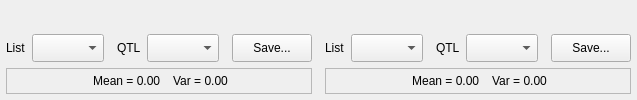
                <widget class="QWidget" name="graphsTab6">
                 <attribute name="title">
                  <string>Graphs</string>
                 </attribute>
                 <layout class="QHBoxLayout" name="graphTabHLayout6_2">
                  <property name="margin">
                   <number>6</number>
                  </property>
                  <item>
                   <layout class="QHBoxLayout" name="graphTabHLayout6">
                    <property name="spacing">
                     <number>0</number>
                    </property>
                    <item>
                     <layout class="QVBoxLayout" name="graphLeftVLayout6">
                      <item>
                       <widget class="QwtPlot" name="graphLeftQwtPlot6">
                        <property name="sizePolicy">
                         <sizepolicy hsizetype="MinimumExpanding" vsizetype="MinimumExpanding">
                          <horstretch>0</horstretch>
                          <verstretch>0</verstretch>
                         </sizepolicy>
                        </property>
                       </widget>
                      </item>
                      <item>
                       <spacer name="graphLeftMiddleVSpacer6">
                        <property name="orientation">
                         <enum>Qt::Vertical</enum>
                        </property>
                        <property name="sizeType">
                         <enum>QSizePolicy::Fixed</enum>
                        </property>
                        <property name="sizeHint" stdset="0">
                         <size>
                          <width>30</width>
                          <height>10</height>
                         </size>
                        </property>
                       </spacer>
                      </item>
                      <item>
                       <layout class="QHBoxLayout" name="graphLeftQtlHLayout6">
                        <property name="spacing">
                         <number>0</number>
                        </property>
                        <item>
                         <spacer name="graphLeftQtlLeftHSpacer6">
                          <property name="orientation">
                           <enum>Qt::Horizontal</enum>
                          </property>
                          <property name="sizeType">
                           <enum>QSizePolicy::Fixed</enum>
                          </property>
                          <property name="sizeHint" stdset="0">
                           <size>
                            <width>0</width>
                            <height>20</height>
                           </size>
                          </property>
                         </spacer>
                        </item>
                        <item>
                         <widget class="QLabel" name="graphLeftListLabel6">
                          <property name="minimumSize">
                           <size>
                            <width>0</width>
                            <height>28</height>
                           </size>
                          </property>
                          <property name="maximumSize">
                           <size>
                            <width>16777215</width>
                            <height>28</height>
                           </size>
                          </property>
                          <property name="text">
                           <string>List</string>
                          </property>
                         </widget>
                        </item>
                        <item>
                         <spacer name="graphLeftListHSpacer6">
                          <property name="orientation">
                           <enum>Qt::Horizontal</enum>
                          </property>
                          <property name="sizeType">
                           <enum>QSizePolicy::Fixed</enum>
                          </property>
                          <property name="sizeHint" stdset="0">
                           <size>
                            <width>6</width>
                            <height>20</height>
                           </size>
                          </property>
                         </spacer>
                        </item>
                        <item>
                         <widget class="QComboBox" name="graphLeftListComboBox6">
                          <property name="minimumSize">
                           <size>
                            <width>0</width>
                            <height>28</height>
                           </size>
                          </property>
                          <property name="maximumSize">
                           <size>
                            <width>16777215</width>
                            <height>28</height>
                           </size>
                          </property>
                         </widget>
                        </item>
                        <item>
                         <spacer name="graphLeftMiddleHSpacer6">
                          <property name="orientation">
                           <enum>Qt::Horizontal</enum>
                          </property>
                          <property name="sizeType">
                           <enum>QSizePolicy::Fixed</enum>
                          </property>
                          <property name="sizeHint" stdset="0">
                           <size>
                            <width>13</width>
                            <height>20</height>
                           </size>
                          </property>
                         </spacer>
                        </item>
                        <item>
                         <widget class="QLabel" name="graphLeftQtlLabel6">
                          <property name="minimumSize">
                           <size>
                            <width>0</width>
                            <height>28</height>
                           </size>
                          </property>
                          <property name="maximumSize">
                           <size>
                            <width>16777215</width>
                            <height>28</height>
                           </size>
                          </property>
                          <property name="text">
                           <string>QTL</string>
                          </property>
                         </widget>
                        </item>
                        <item>
                         <spacer name="graphLeftQtlMiddleHSpacer6">
                          <property name="orientation">
                           <enum>Qt::Horizontal</enum>
                          </property>
                          <property name="sizeType">
                           <enum>QSizePolicy::Fixed</enum>
                          </property>
                          <property name="sizeHint" stdset="0">
                           <size>
                            <width>6</width>
                            <height>20</height>
                           </size>
                          </property>
                         </spacer>
                        </item>
                        <item>
                         <widget class="QComboBox" name="graphLeftQtlComboBox6">
                          <property name="minimumSize">
                           <size>
                            <width>0</width>
                            <height>28</height>
                           </size>
                          </property>
                          <property name="maximumSize">
                           <size>
                            <width>16777215</width>
                            <height>28</height>
                           </size>
                          </property>
                         </widget>
                        </item>
                        <item>
                         <spacer name="graphLeftRightHSpacer6">
                          <property name="orientation">
                           <enum>Qt::Horizontal</enum>
                          </property>
                          <property name="sizeType">
                           <enum>QSizePolicy::MinimumExpanding</enum>
                          </property>
                          <property name="sizeHint" stdset="0">
                           <size>
                            <width>13</width>
                            <height>20</height>
                           </size>
                          </property>
                         </spacer>
                        </item>
                        <item>
                         <widget class="QPushButton" name="graphLeftSavePushButton6">
                          <property name="minimumSize">
                           <size>
                            <width>0</width>
                            <height>28</height>
                           </size>
                          </property>
                          <property name="maximumSize">
                           <size>
                            <width>16777215</width>
                            <height>28</height>
                           </size>
                          </property>
                          <property name="text">
                           <string>Save...</string>
                          </property>
                         </widget>
                        </item>
                        <item>
                         <spacer name="graphLeftQtlRightHSpacer6">
                          <property name="orientation">
                           <enum>Qt::Horizontal</enum>
                          </property>
                          <property name="sizeType">
                           <enum>QSizePolicy::Fixed</enum>
                          </property>
                          <property name="sizeHint" stdset="0">
                           <size>
                            <width>0</width>
                            <height>20</height>
                           </size>
                          </property>
                         </spacer>
                        </item>
                       </layout>
                      </item>
                      <item>
                       <spacer name="graphLeftBottomVSpacer6">
                        <property name="orientation">
                         <enum>Qt::Vertical</enum>
                        </property>
                        <property name="sizeType">
                         <enum>QSizePolicy::Fixed</enum>
                        </property>
                        <property name="sizeHint" stdset="0">
                         <size>
                          <width>20</width>
                          <height>6</height>
                         </size>
                        </property>
                       </spacer>
                      </item>
                      <item>
                       <layout class="QHBoxLayout" name="graphLeftMeanVarHLayout6">
                        <property name="spacing">
                         <number>0</number>
                        </property>
                        <item>
                         <widget class="QLabel" name="graphLeftMeanLabel6">
                          <property name="minimumSize">
                           <size>
                            <width>0</width>
                            <height>26</height>
                           </size>
                          </property>
                          <property name="maximumSize">
                           <size>
                            <width>16777215</width>
                            <height>26</height>
                           </size>
                          </property>
                          <property name="frameShape">
                           <enum>QFrame::StyledPanel</enum>
                          </property>
                          <property name="text">
                           <string>&lt;!DOCTYPE HTML PUBLIC &quot;-//W3C//DTD HTML 4.0//EN&quot; &quot;http://www.w3.org/TR/REC-html40/strict.dtd&quot;&gt;
&lt;html&gt;&lt;head&gt;&lt;meta name=&quot;qrichtext&quot; content=&quot;1&quot; /&gt;&lt;style type=&quot;text/css&quot;&gt;
p, li { white-space: pre-wrap; }
&lt;/style&gt;&lt;/head&gt;&lt;body style=&quot; font-family:'Sans Serif'; font-size:9pt; font-weight:400; font-style:normal;&quot;&gt;
&lt;p align=&quot;center&quot; style=&quot; margin-top:0px; margin-bottom:0px; margin-left:0px; margin-right:0px; -qt-block-indent:0; text-indent:0px;&quot;&gt;Mean = 0.00	Var = 0.00&lt;/p&gt;&lt;/body&gt;&lt;/html&gt;</string>
                          </property>
                         </widget>
                        </item>
                       </layout>
                      </item>
                     </layout>
                    </item>
                    <item>
                     <spacer name="graphsMiddleHSpacer6">
                      <property name="orientation">
                       <enum>Qt::Horizontal</enum>
                      </property>
                      <property name="sizeType">
                       <enum>QSizePolicy::Fixed</enum>
                      </property>
                      <property name="sizeHint" stdset="0">
                       <size>
                        <width>13</width>
                        <height>10</height>
                       </size>
                      </property>
                     </spacer>
                    </item>
                    <item>
                     <layout class="QVBoxLayout" name="graphRightVLayout6">
                      <item>
                       <widget class="QwtPlot" name="graphRightQwtPlot6"/>
                      </item>
                      <item>
                       <spacer name="graphRightMiddleVSpacer6">
                        <property name="orientation">
                         <enum>Qt::Vertical</enum>
                        </property>
                        <property name="sizeType">
                         <enum>QSizePolicy::Fixed</enum>
                        </property>
                        <property name="sizeHint" stdset="0">
                         <size>
                          <width>30</width>
                          <height>10</height>
                         </size>
                        </property>
                       </spacer>
                      </item>
                      <item>
                       <layout class="QHBoxLayout" name="graphRightParamsHLayout6">
                        <property name="spacing">
                         <number>0</number>
                        </property>
                        <item>
                         <widget class="QLabel" name="graphRightListLabel6">
                          <property name="minimumSize">
                           <size>
                            <width>0</width>
                            <height>28</height>
                           </size>
                          </property>
                          <property name="maximumSize">
                           <size>
                            <width>16777215</width>
                            <height>28</height>
                           </size>
                          </property>
                          <property name="text">
                           <string>List</string>
                          </property>
                         </widget>
                        </item>
                        <item>
                         <spacer name="graphRightListHSpacer6">
                          <property name="orientation">
                           <enum>Qt::Horizontal</enum>
                          </property>
                          <property name="sizeType">
                           <enum>QSizePolicy::Fixed</enum>
                          </property>
                          <property name="sizeHint" stdset="0">
                           <size>
                            <width>6</width>
                            <height>20</height>
                           </size>
                          </property>
                         </spacer>
                        </item>
                        <item>
                         <widget class="QComboBox" name="graphRightListComboBox6">
                          <property name="minimumSize">
                           <size>
                            <width>0</width>
                            <height>28</height>
                           </size>
                          </property>
                          <property name="maximumSize">
                           <size>
                            <width>16777215</width>
                            <height>28</height>
                           </size>
                          </property>
                          <property name="currentIndex">
                           <number>-1</number>
                          </property>
                         </widget>
                        </item>
                        <item>
                         <spacer name="graphRightMiddleHSpacer6">
                          <property name="orientation">
                           <enum>Qt::Horizontal</enum>
                          </property>
                          <property name="sizeType">
                           <enum>QSizePolicy::Fixed</enum>
                          </property>
                          <property name="sizeHint" stdset="0">
                           <size>
                            <width>13</width>
                            <height>20</height>
                           </size>
                          </property>
                         </spacer>
                        </item>
                        <item>
                         <widget class="QLabel" name="graphRightQtlLabel6">
                          <property name="minimumSize">
                           <size>
                            <width>0</width>
                            <height>28</height>
                           </size>
                          </property>
                          <property name="maximumSize">
                           <size>
                            <width>16777215</width>
                            <height>28</height>
                           </size>
                          </property>
                          <property name="text">
                           <string>QTL</string>
                          </property>
                         </widget>
                        </item>
                        <item>
                         <spacer name="graphRightQtlHSpacer6">
                          <property name="orientation">
                           <enum>Qt::Horizontal</enum>
                          </property>
                          <property name="sizeType">
                           <enum>QSizePolicy::Fixed</enum>
                          </property>
                          <property name="sizeHint" stdset="0">
                           <size>
                            <width>6</width>
                            <height>20</height>
                           </size>
                          </property>
                         </spacer>
                        </item>
                        <item>
                         <widget class="QComboBox" name="graphRightQtlComboBox6">
                          <property name="minimumSize">
                           <size>
                            <width>0</width>
                            <height>28</height>
                           </size>
                          </property>
                          <property name="maximumSize">
                           <size>
                            <width>16777215</width>
                            <height>28</height>
                           </size>
                          </property>
                         </widget>
                        </item>
                        <item>
                         <spacer name="graphRightQtlRightHSpacer6">
                          <property name="orientation">
                           <enum>Qt::Horizontal</enum>
                          </property>
                          <property name="sizeType">
                           <enum>QSizePolicy::MinimumExpanding</enum>
                          </property>
                          <property name="sizeHint" stdset="0">
                           <size>
                            <width>13</width>
                            <height>20</height>
                           </size>
                          </property>
                         </spacer>
                        </item>
                        <item>
                         <widget class="QPushButton" name="graphRightSavePushButton6">
                          <property name="minimumSize">
                           <size>
                            <width>0</width>
                            <height>28</height>
                           </size>
                          </property>
                          <property name="maximumSize">
                           <size>
                            <width>16777215</width>
                            <height>28</height>
                           </size>
                          </property>
                          <property name="text">
                           <string>Save...</string>
                          </property>
                         </widget>
                        </item>
                       </layout>
                      </item>
                      <item>
                       <spacer name="graphRightBottomVSpacer6">
                        <property name="orientation">
                         <enum>Qt::Vertical</enum>
                        </property>
                        <property name="sizeType">
                         <enum>QSizePolicy::Fixed</enum>
                        </property>
                        <property name="sizeHint" stdset="0">
                         <size>
                          <width>20</width>
                          <height>6</height>
                         </size>
                        </property>
                       </spacer>
                      </item>
                      <item>
                       <layout class="QHBoxLayout" name="meanVarHLayout6">
                        <property name="spacing">
                         <number>0</number>
                        </property>
                        <item>
                         <widget class="QLabel" name="graphRightMeanLabel6">
                          <property name="minimumSize">
                           <size>
                            <width>0</width>
                            <height>26</height>
                           </size>
                          </property>
                          <property name="maximumSize">
                           <size>
                            <width>16777215</width>
                            <height>26</height>
                           </size>
                          </property>
                          <property name="frameShape">
                           <enum>QFrame::StyledPanel</enum>
                          </property>
                          <property name="text">
                           <string>&lt;!DOCTYPE HTML PUBLIC &quot;-//W3C//DTD HTML 4.0//EN&quot; &quot;http://www.w3.org/TR/REC-html40/strict.dtd&quot;&gt;
&lt;html&gt;&lt;head&gt;&lt;meta name=&quot;qrichtext&quot; content=&quot;1&quot; /&gt;&lt;style type=&quot;text/css&quot;&gt;
p, li { white-space: pre-wrap; }
&lt;/style&gt;&lt;/head&gt;&lt;body style=&quot; font-family:'Sans Serif'; font-size:9pt; font-weight:400; font-style:normal;&quot;&gt;
&lt;p align=&quot;center&quot; style=&quot; margin-top:0px; margin-bottom:0px; margin-left:0px; margin-right:0px; -qt-block-indent:0; text-indent:0px;&quot;&gt;Mean = 0.00	Var = 0.00&lt;/p&gt;&lt;/body&gt;&lt;/html&gt;</string>
                          </property>
                         </widget>
                        </item>
                       </layout>
                      </item>
                     </layout>
                    </item>
                   </layout>
                  </item>
                 </layout>
                </widget>
